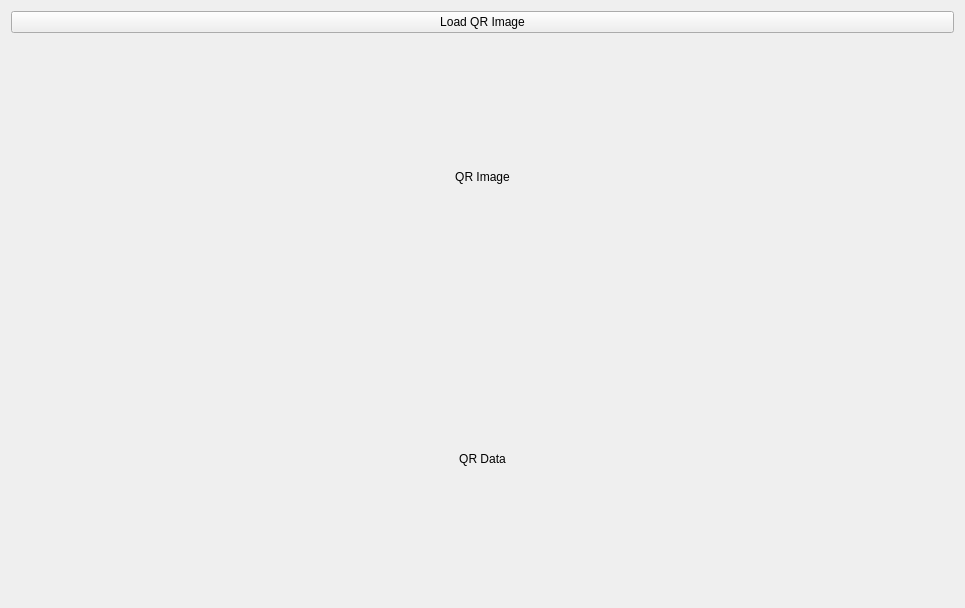
<?xml version="1.0" encoding="UTF-8"?>
<ui version="4.0">
 <class>WidgetMain</class>
 <widget class="QWidget" name="WidgetMain">
  <property name="geometry">
   <rect>
    <x>0</x>
    <y>0</y>
    <width>965</width>
    <height>608</height>
   </rect>
  </property>
  <property name="windowTitle">
   <string>QR Reader</string>
  </property>
  <layout class="QVBoxLayout" name="verticalLayout">
   <item>
    <widget class="QPushButton" name="pushButton">
     <property name="text">
      <string>Load QR Image</string>
     </property>
    </widget>
   </item>
   <item>
    <widget class="QLabel" name="labelPixmap">
     <property name="text">
      <string>QR Image</string>
     </property>
     <property name="scaledContents">
      <bool>true</bool>
     </property>
     <property name="alignment">
      <set>Qt::AlignCenter</set>
     </property>
    </widget>
   </item>
   <item>
    <widget class="QLabel" name="labelData">
     <property name="text">
      <string>QR Data</string>
     </property>
     <property name="alignment">
      <set>Qt::AlignCenter</set>
     </property>
    </widget>
   </item>
  </layout>
 </widget>
 <resources/>
 <connections/>
</ui>
